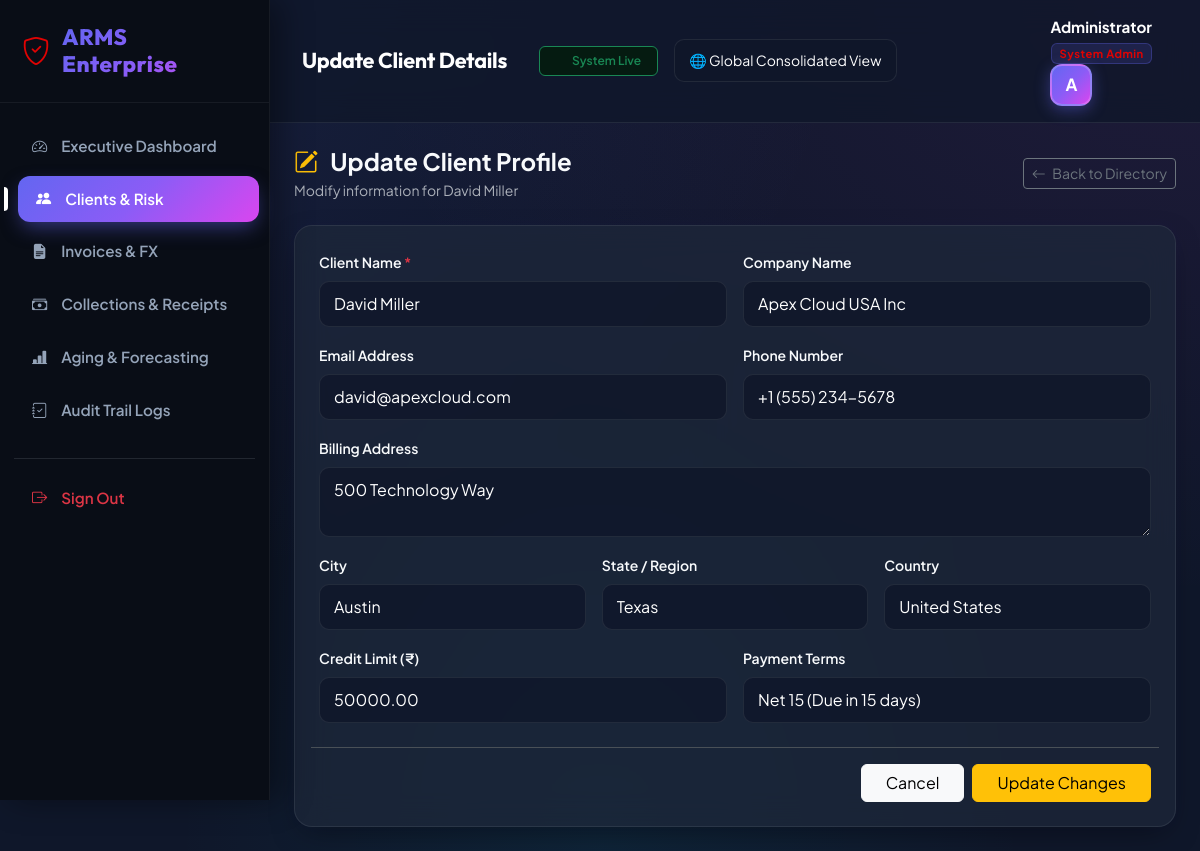
Screenshot of /customers/edit.php?id=2 (signed in) with the database file from the repository.
### tables this page shows
CREATE TABLE customers (
    customer_id INT AUTO_INCREMENT PRIMARY KEY,
    entity_id INT NOT NULL DEFAULT 1,
    customer_name VARCHAR(100) NOT NULL,
    company_name VARCHAR(150),
    email VARCHAR(100),
    phone VARCHAR(20),
    address TEXT,
    city VARCHAR(100),
    state VARCHAR(100),
    country VARCHAR(100),
    currency_code VARCHAR(10) DEFAULT 'INR',
    credit_limit DECIMAL(12,2) DEFAULT 100000.00,
    payment_terms VARCHAR(50) DEFAULT 'Net 30',
    risk_level ENUM('Low','Medium','High') DEFAULT 'Low',
    credit_hold TINYINT(1) DEFAULT 0,  
    created_at TIMESTAMP DEFAULT CURRENT_TIMESTAMP,
    FOREIGN KEY (entity_id) REFERENCES entities(entity_id) ON DELETE CASCADE
);

### customers/edit.php (the view, shortened to what this page needs)
<?php
require_once "../config/database.php";
$id = intval($_GET['id'] ?? 0);
try {
    $stmt = $conn->prepare("SELECT * FROM customers WHERE customer_id = ?");
    $stmt->execute([$id]);
    $customer = $stmt->fetch(PDO::FETCH_ASSOC);
} catch (PDOException $e) {
    die("Database Error: " . $e->getMessage());
}
include "../includes/header.php";
include "../includes/sidebar.php";
?>
<div class="content">
    <?php include "../includes/navbar.php"; ?>
    <div class="container-fluid p-4">
        <div class="d-flex justify-content-between align-items-center mb-4">
            <div>
                <h4 class="fw-bold mb-1"><i class="bi bi-pencil-square text-warning me-2"></i> Update Client Profile</h4>
                <p class="text-muted small mb-0">Modify information for <?= htmlspecialchars($customer['customer_name']) ?></p>
            </div>
            <a href="index.php" class="btn btn-outline-secondary btn-sm">
                <i class="bi bi-arrow-left me-1"></i> Back to Directory
            </a>
        </div>
        <div class="card-custom p-4">
            <form action="edit.php?id=<?= $id ?>" method="POST">
                <div class="row g-3">
                    <div class="col-md-6">
                        <label class="form-label small fw-semibold">Client Name <span class="text-danger">*</span></label>
                        <input type="text" name="customer_name" class="form-control" value="<?= htmlspecialchars($customer['customer_name']) ?>" required>
                    </div>
                    <div class="col-md-6">
                        <label class="form-label small fw-semibold">Company Name</label>
                        <input type="text" name="company_name" class="form-control" value="<?= htmlspecialchars($customer['company_name']) ?>">
                    </div>
                    <div class="col-md-6">
                        <label class="form-label small fw-semibold">Email Address</label>
                        <input type="email" name="email" class="form-control" value="<?= htmlspecialchars($customer['email']) ?>">
                    </div>
                    <div class="col-md-6">
                        <label class="form-label small fw-semibold">Phone Number</label>
                        <input type="text" name="phone" class="form-control" value="<?= htmlspecialchars($customer['phone']) ?>">
                    </div>
                    <div class="col-12">
                        <label class="form-label small fw-semibold">Billing Address</label>
                        <textarea name="address" class="form-control" rows="2"><?= htmlspecialchars($customer['address']) ?></textarea>
                    </div>
                    <div class="col-md-4">
                        <label class="form-label small fw-semibold">City</label>
                        <input type="text" name="city" class="form-control" value="<?= htmlspecialchars($customer['city']) ?>">
                    </div>
                    <div class="col-md-4">
                        <label class="form-label small fw-semibold">State / Region</label>
                        <input type="text" name="state" class="form-control" value="<?= htmlspecialchars($customer['state']) ?>">
                    </div>
                    <div class="col-md-4">
                        <label class="form-label small fw-semibold">Country</label>
                        <input type="text" name="country" class="form-control" value="<?= htmlspecialchars($customer['country']) ?>">
                    </div>
                    <div class="col-md-6">
                        <label class="form-label small fw-semibold">Credit Limit (₹)</label>
                        <input type="number" step="0.01" name="credit_limit" class="form-control" value="<?= htmlspecialchars($customer['credit_limit'] ?? 50000) ?>">
                    </div>
                    <div class="col-md-6">
                        <label class="form-label small fw-semibold">Payment Terms</label>
                        <select name="payment_terms" class="form-select">
                            <option value="Net 15" <?= ($customer['payment_terms'] ?? '') === 'Net 15' ? 'selected' : '' ?>>Net 15 (Due in 15 days)</option>
                        </select>
                    </div>
                    <div class="col-12 mt-4 pt-3 border-top d-flex justify-content-end gap-2">
                        <a href="index.php" class="btn btn-light px-4">Cancel</a>
                        <button type="submit" class="btn btn-warning px-4">Update Changes</button>
                    </div>
                </div>
            </form>
        </div>
    </div>
</div>
<?php include "../includes/footer.php"; ?>

### assets/css/dashboard.css (style rules this page uses)
:root { --primary: #6366f1; --primary-gradient: linear-gradient(135deg, #6366f1 0%, #8b5cf6 50%, #d946ef 100%); --primary-glow: rgba(99, 102, 241, 0.25); --bg-main: #0f172a; --bg-card: rgba(30, 41, 59, 0.7); --bg-card-hover: rgba(30, 41, 59, 0.9); --border-glass: rgba(255, 255, 255, 0.08); --border-highlight: rgba(99, 102, 241, 0.3); --sidebar-bg: #090d16; --sidebar-border: rgba(255, 255, 255, 0.06); --text-main: #f8fafc; --text-muted: #94a3b8; --text-dark: #e2e8f0; --success: #10b981; --success-bg: rgba(16, 185, 129, 0.12); --warning: #f59e0b; --warning-bg: rgba(245, 158, 11, 0.12); --danger: #f43f5e; --danger-bg: rgba(244, 63, 94, 0.12); --info: #06b6d4; --info-bg: rgba(6, 182, 212, 0.12); --shadow-card: 0 10px 30px -10px rgba(0, 0, 0, 0.5), 0 0 15px rgba(99, 102, 241, 0.05); --shadow-hover: 0 20px 40px -15px rgba(99, 102, 241, 0.25), 0 0 25px rgba(168, 85, 247, 0.15); }
body { font-family: 'Plus Jakarta Sans', 'Outfit', sans-serif; background-color: var(--bg-main); background-image: radial-gradient(at 0% 0%, rgba(99, 102, 241, 0.12) 0px, transparent 50%), radial-gradient(at 100% 0%, rgba(217, 70, 239, 0.08) 0px, transparent 50%), radial-gradient(at 50% 100%, rgba(6, 182, 212, 0.08) 0px, transparent 50%); background-attachment: fixed; color: var(--text-main); margin: 0; padding: 0; min-height: 100vh; }
.content { margin-left: 270px; min-height: 100vh; display: flex; flex-direction: column; }
.card-custom { background: var(--bg-card); backdrop-filter: blur(16px); -webkit-backdrop-filter: blur(16px); border: 1px solid var(--border-glass); border-radius: 18px; box-shadow: var(--shadow-card); transition: all 0.3s cubic-bezier(0.4, 0, 0.2, 1); color: var(--text-main); }
.form-control, .form-select { background: rgba(15, 23, 42, 0.8) !important; border: 1px solid var(--border-glass) !important; color: #ffffff !important; border-radius: 10px !important; padding: 10px 14px !important; }

### rows the page displays
customers: customer_name "David Miller", company_name "Apex Cloud USA Inc", email "david@apexcloud.com", phone "+1 (555) 234-5678", address "500 Technology Way", city "Austin", state "Texas", country "United States", credit_limit "50000.00", payment_terms "Net 15 (Due in 15 days)"

### other values shown
$page_header "Update Client Details"
$user_name "Administrator"
$user_role "System Admin"
$initial "A"
